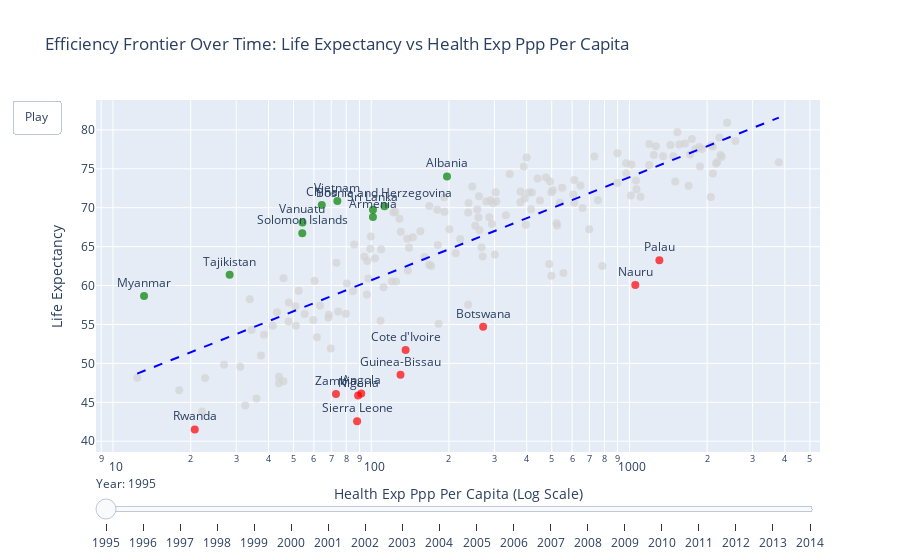

The code cell stored with this chart in its notebook:
### Code cell
fig = plot_efficiency_frontier_animated(df, "health_exp_ppp_per_capita")
fig.show()
fig.write_html("plots/efficiency_frontier_animated_ppp.html")

### Figure 1 — Plotly figure (JSON) as saved in the notebook; plotly's stock layout.template omitted (floating-point values rounded to 4 significant figures; data arrays with more than 128 entries replaced by an {"elided": "..."} marker saying what was removed)
{"data": [{"hoverinfo": "text+x+y", "hovertext": {"elided": "181 str values"}, "marker": {"color": {"elided": "181 str values"}, "opacity": 0.7, "size": 8}, "mode": "markers+text", "showlegend": false, "text": {"elided": "181 str values"}, "textposition": "top center", "type": "scatter", "x": {"elided": "181 float values"}, "y": {"elided": "181 float values"}}, {"line": {"color": "blue", "dash": "dash"}, "mode": "lines", "name": "Efficiency Frontier", "showlegend": false, "type": "scatter", "x": {"elided": "200 float values"}, "y": {"elided": "200 float values"}}], "layout": {"sliders": [{"currentvalue": {"prefix": "Year: "}, "steps": [{"args": [["1995"], {"mode": "immediate"}], "label": "1995", "method": "animate"}, {"args": [["1996"], {"mode": "immediate"}], "label": "1996", "method": "animate"}, {"args": [["1997"], {"mode": "immediate"}], "label": "1997", "method": "animate"}, {"args": [["1998"], {"mode": "immediate"}], "label": "1998", "method": "animate"}, {"args": [["1999"], {"mode": "immediate"}], "label": "1999", "method": "animate"}, {"args": [["2000"], {"mode": "immediate"}], "label": "2000", "method": "animate"}, {"args": [["2001"], {"mode": "immediate"}], "label": "2001", "method": "animate"}, {"args": [["2002"], {"mode": "immediate"}], "label": "2002", "method": "animate"}, {"args": [["2003"], {"mode": "immediate"}], "label": "2003", "method": "animate"}, {"args": [["2004"], {"mode": "immediate"}], "label": "2004", "method": "animate"}, {"args": [["2005"], {"mode": "immediate"}], "label": "2005", "method": "animate"}, {"args": [["2006"], {"mode": "immediate"}], "label": "2006", "method": "animate"}, {"args": [["2007"], {"mode": "immediate"}], "label": "2007", "method": "animate"}, {"args": [["2008"], {"mode": "immediate"}], "label": "2008", "method": "animate"}, {"args": [["2009"], {"mode": "immediate"}], "label": "2009", "method": "animate"}, {"args": [["2010"], {"mode": "immediate"}], "label": "2010", "method": "animate"}, {"args": [["2011"], {"mode": "immediate"}], "label": "2011", "method": "animate"}, {"args": [["2012"], {"mode": "immediate"}], "label": "2012", "method": "animate"}, {"args": [["2013"], {"mode": "immediate"}], "label": "2013", "method": "animate"}, {"args": [["2014"], {"mode": "immediate"}], "label": "2014", "method": "animate"}]}], "title": {"text": "Efficiency Frontier Over Time: Life Expectancy vs Health Exp Ppp Per Capita"}, "updatemenus": [{"buttons": [{"args": [null], "label": "Play", "method": "animate"}], "showactive": false, "type": "buttons"}], "xaxis": {"title": {"text": "Health Exp Ppp Per Capita (Log Scale)"}, "type": "log"}, "yaxis": {"title": {"text": "Life Expectancy"}}}}
